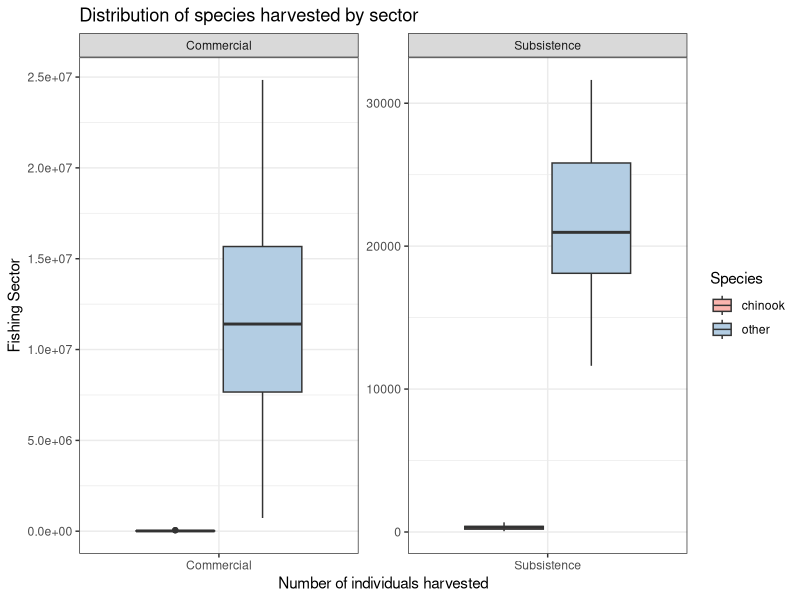
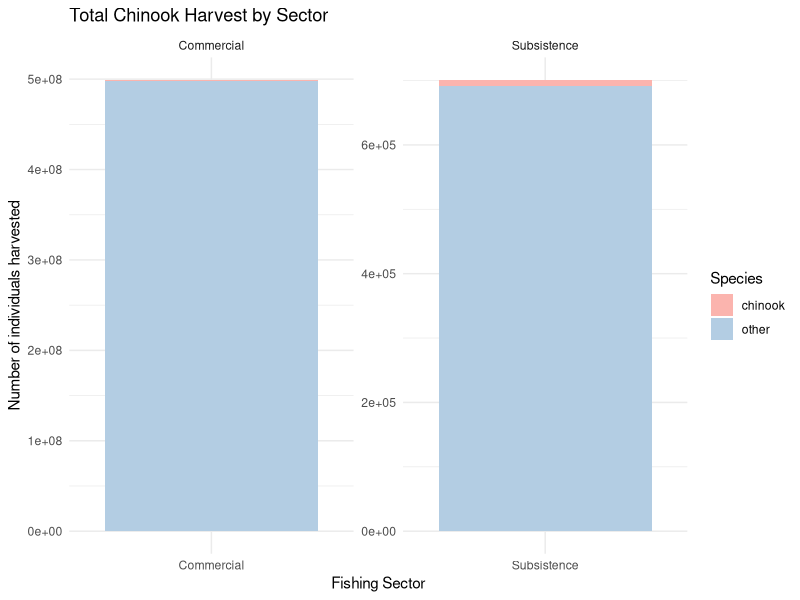
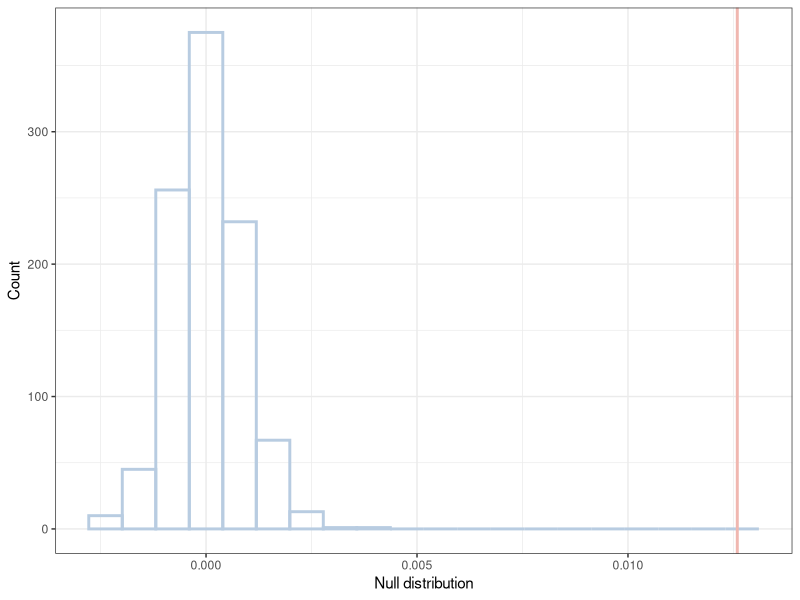

Reproduce these figures in R, in order.
## ---- chunk 1
# Load libraries
library(tidyverse)

# Load data
harvest <- read_csv("Harvest_All_Sectors.csv")
## ---- chunk 2
# Filter harvest data to the Alaska Peninsula and Aleutian Islands
apai_harvest <- harvest |>
  filter(SASAP.Region == "Alaska Peninsula and Aleutian Islands")
## ---- chunk 3
# Replace all Personal Use with Subsistence
apai_harvest$sector <- str_replace_all(apai_harvest$sector, "Personal Use", "Subsistence")

# Check that Personal Use is no longer in dataset
unique(apai_harvest$sector)
## ---- chunk 4
chinook_harvest <- apai_harvest |>
  mutate(species = ifelse(species == "chinook", "chinook", "other")) |>
  filter((sector == "Commercial") | (sector == "Subsistence")) |>
  group_by(year, sector, species) |>
  summarize(harvest = sum(harvest, na.rm = TRUE), .groups = "drop")
## ---- chunk 5
ggplot(chinook_harvest, aes(x = sector, y = harvest, fill = species)) +
  geom_boxplot() +
  facet_wrap(~sector, scale = "free") +
  scale_fill_brewer("Species", palette = "Pastel1") +
  labs(x = "Number of individuals harvested",
       y = "Fishing Sector",
       title = "Distribution of species harvested by sector") +
  theme_bw()
## ---- chunk 6
ggplot(chinook_harvest, aes(x = sector, y = harvest, fill = factor(species))) +
  geom_col() +
  facet_wrap(~sector, scale = "free") +
  scale_fill_brewer("Species", palette = "Pastel1") +
  labs( x = "Fishing Sector", 
        y = "Number of individuals harvested",  
        title = "Total Chinook Harvest by Sector") +
  theme_minimal()
## ---- chunk 7
# Find chinook proportion of total harvest in each sector
chinook_prop <- chinook_harvest |>
  group_by(species, sector) |>
  summarise(species_harvest = sum(harvest, na.rm = TRUE), .groups = "drop") |>
  group_by(sector) |>
  summarize(proportion = species_harvest[species == "chinook"] / sum(species_harvest))

# Calculate difference in proportions between sectors
pe <- chinook_prop$proportion[2] - chinook_prop$proportion[1]
pe
## ---- chunk 8
set.seed(2222)

null_dist <- replicate(1000, {
  chinook_prop <- chinook_harvest |>
    mutate(sector = sample(sector, n())) |>
    group_by(species, sector) |>
    summarise(species_harvest = sum(harvest, na.rm = TRUE), .groups = "drop") |>
    group_by(sector) |>
    summarize(proportion = species_harvest[species == "chinook"] / sum(species_harvest))
  
  # Calculate difference in proportions between sectors
  pe <- chinook_prop$proportion[2] - chinook_prop$proportion[1]
  pe
})

ggplot(tibble(null_dist), aes(null_dist)) +
  geom_histogram(bins = 20, color = "#B8CCE1", fill = NA, linewidth = 1) +
  geom_vline(xintercept = pe, color = "#F0B7B0", linewidth = 1) +
  labs(x = "Null distribution",
       y = "Count") +
  theme_bw()
## ---- chunk 9
pval <- sum(abs(null_dist) > abs(pe)) / length(null_dist)
print(pval)
